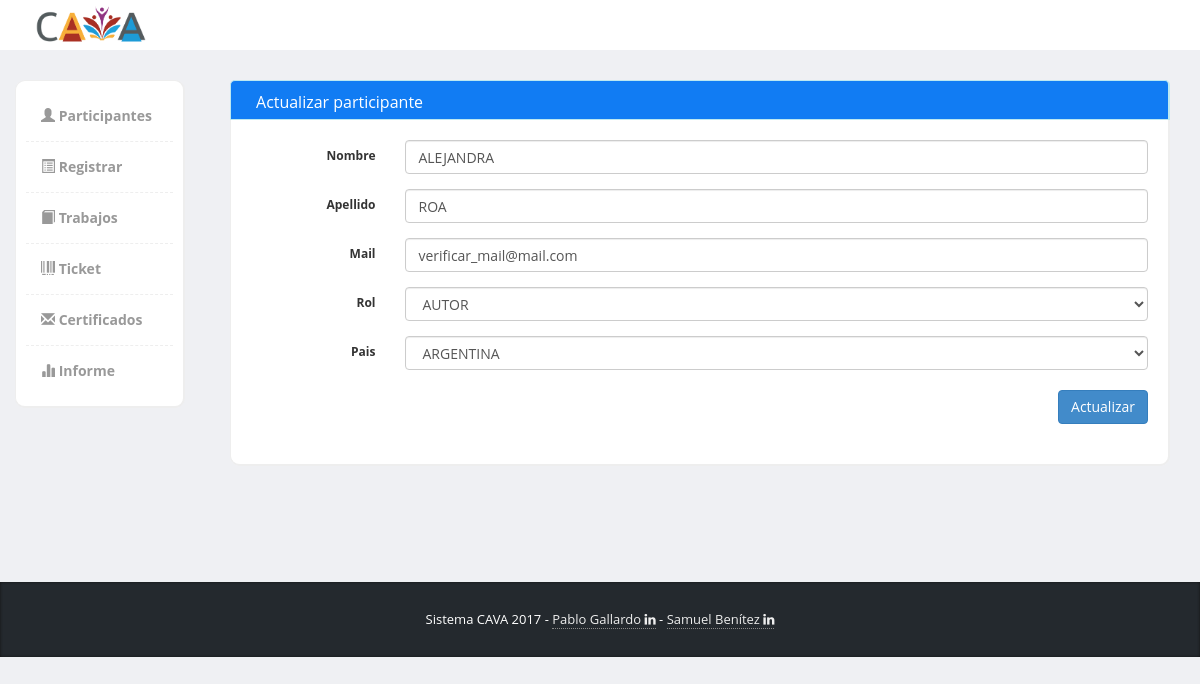
The app's page /registro/modificar/147, older data.
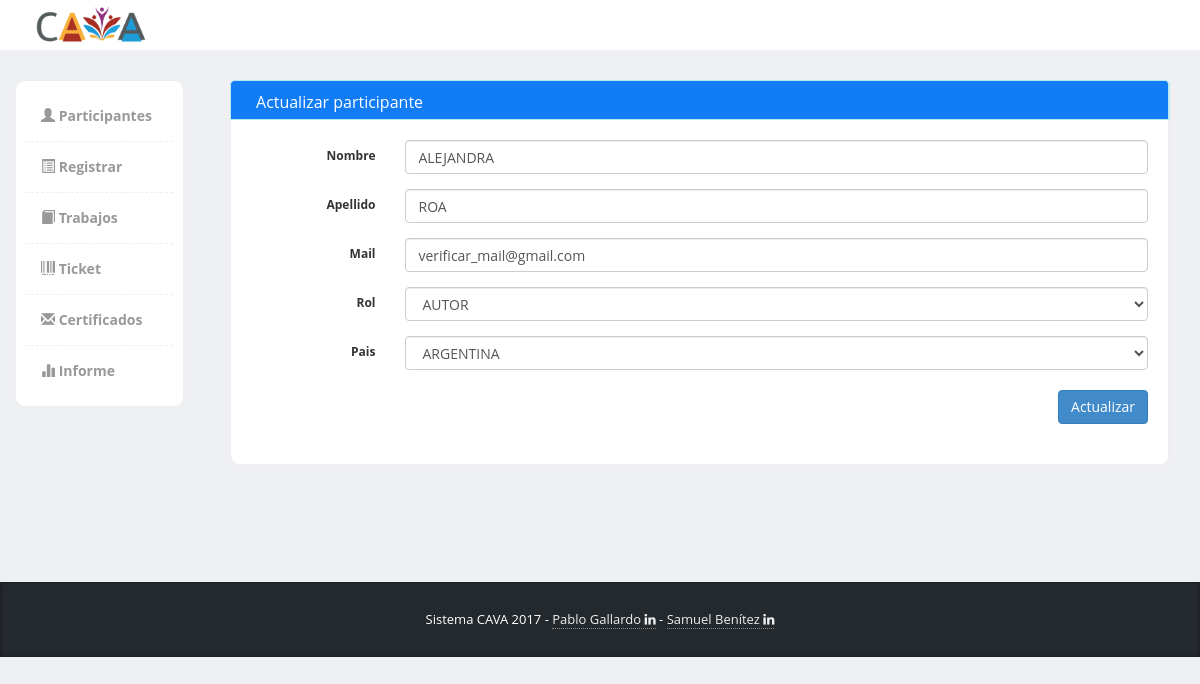
The same page, newer data.
### tables this page shows
CREATE TABLE `personas` (
  `id_persona` int(11) NOT NULL,
  `nombre` varchar(64) NOT NULL,
  `apellido` varchar(64) NOT NULL,
  `mail` varchar(100) NOT NULL,
  `id_rol` int(11) NOT NULL,
  `id_pais` int(11) NOT NULL
);

### application/controllers/registro.php (called while the page is built, shortened)
<?php
class Registro extends CI_Controller {
	public function __construct(){
		$this->load->library('form_validation');
		$this->load->model('rol_model');
		$this->load->model('pais_model');
		$this->load->model('personas_model');
	}
	public function modificar($id = null){
		$personas = $this->personas_model->get_id($id);
		if(count($personas) > 0 ){
			foreach ($personas as $persona) {
				$data['nombre']   = $persona->nombre;
				$data['apellido'] = $persona->apellido;
				$data['mail']	  = $persona->mail;
				$data['id_rol']	  = $persona->id_rol;
				$data['id_pais']  = $persona->id_pais;
			}
			$data['id_persona'] = $id;
			$data['roles'] 		=  $this->rol_model->get();
			$data['paises'] 	= $this->pais_model->get();
			$this->load->view('commons/header_menu_view');
			$this->load->view('registro_update_view',$data);
			$this->load->view('commons/footer_view');
		}
		else
			redirect('participantes');
	}
}

### index.php (called while the page is built, shortened)
<?php
require_once BASEPATH.'core/CodeIgniter.php';

### application/models/personas_model.php (called while the page is built, shortened)
<?php
class personas_model extends CI_model {
	function get_id($id = null){
		$this->db->where('id_persona',$id);
		$query = $this->db->get('personas');
		return $query->result();
	}
}

### application/models/rol_model.php (called while the page is built, shortened)
<?php
class rol_model extends CI_model {
	function get(){
		return $this->db->get('rol')->result();
	}
}

### application/models/pais_model.php (called while the page is built, shortened)
<?php
class pais_model extends CI_model {
	function get(){
		return $this->db->get('pais')->result();
	}
}

### application/views/registro_update_view.php (the view, shortened to what this page needs)
<div class="col-md-12 panel-info">
			  			<div class="content-box-header panel-heading">
		  					<div class="panel-title ">Actualizar participante</div>
			  			</div>
			  			<div class="content-box-large box-with-header">
				  			<div id="rootwizard">
								<div class="tab-content">
								    <div class="tab-pane active" id="tab1">
								      <form class="form-horizontal" role="form" method="post" action="<?=base_url('registro/actualizar')?>">
										  <div class="form-group">
										    <label for="inputEmail3" class="col-sm-2 control-label">Nombre</label>
										    <div class="col-sm-10">
										      <input name="nombre" value="<?php echo (isset($nombre)) ? $nombre : set_value('nombre')?>" type="text" class="form-control" id="inputEmail3" placeholder="">
										    </div>
										  </div>
										  <div class="form-group">
										    <label for="inputPassword3" class="col-sm-2 control-label">Apellido</label>
										    <div class="col-sm-10">
										      <input name="apellido" value="<?php echo (isset($apellido)) ? $apellido : set_value('apellido')?>"  type="text" class="form-control" id="inputPassword3" placeholder="">
										    </div>
										  </div>
										  <div class="form-group">
										    <label for="inputPassword3" class="col-sm-2 control-label">Mail</label>
										    <div class="col-sm-10">
										      <input name="mail" value="<?php echo (isset($mail)) ? $mail : set_value('mail')?>" type="mail" class="form-control" id="inputPassword3" placeholder="">
										    </div>
										  </div>
										  <div class="form-group">
										    <label for="inputPassword3" class="col-sm-2 control-label">Rol</label>
										    <div class="col-sm-10">
										        <select name="id_rol" class="form-control" id="inputPassword3" required="">
											      	<?php foreach ($roles as $rol):?>
											      		<?php if($rol->id_rol == $id_rol): ?>
											      			<option value="<?=$rol->id_rol?>" selected><?=$rol->rol?></option>
											      		<?php else: ?>
											      			<option value="<?=$rol->id_rol?>"><?=$rol->rol?></option>
											      		<?php endif;?>
											      	<?php endforeach;?>
										        </select>
										    </div>
										  </div>
										  <div class="form-group">
										    <label for="inputPassword3" class="col-sm-2 control-label">Pais</label>
										    <div class="col-sm-10">
										      <select name="id_pais" class="form-control" id="inputPassword3" placeholder="">
										      	<?php foreach ($paises as $pais):?>
										      		<?php if($pais->id_pais == $id_pais): ?>
										      			<option value="<?=$pais->id_pais?>" selected><?=$pais->pais?></option>
										      		<?php else: ?>
										      			<option value="<?=$pais->id_pais?>"><?=$pais->pais?></option>
										      		<?php endif;?>
										      	<?php endforeach;?>
										      </select>
										    </div>
										  </div>
								    </div>
									<ul class="pager wizard">
									  	<input type="submit" class="btn btn-primary pull-right" value="Actualizar">
									</ul>
								</div>
							</div>
						</div>
</div>

Row changes from the older to the newer data that the page shows:
changed personas "ALEJANDRA": mail "verificar_mail@mail.com" → "verificar_mail@gmail.com"
